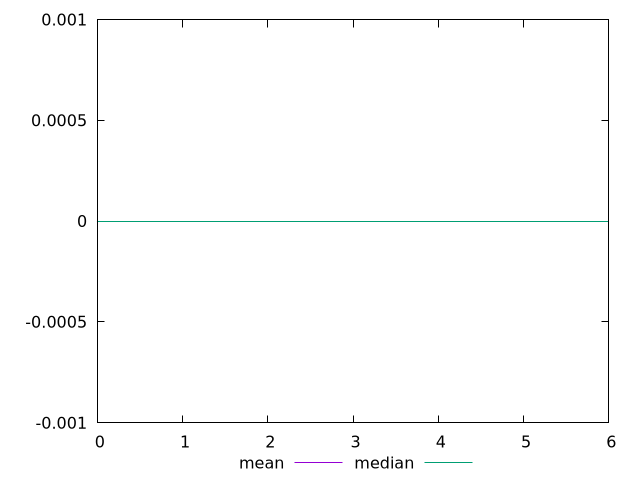

Here is the gnuplot script that generated this plot:
$_mean <<EOF
0
0
0
0
0
0
0
EOF
$_median <<EOF
0
0
0
0
0
0
0
EOF
set key outside below
set terminal pngcairo
set output "report_00006_2020-11-02T20-21-41.718Z/duplicated-javascript/progession_mean_median.png"
set yrange [-0.001:0.001]
plot $_mean title "mean" with line ,$_median title "median" with line ,
